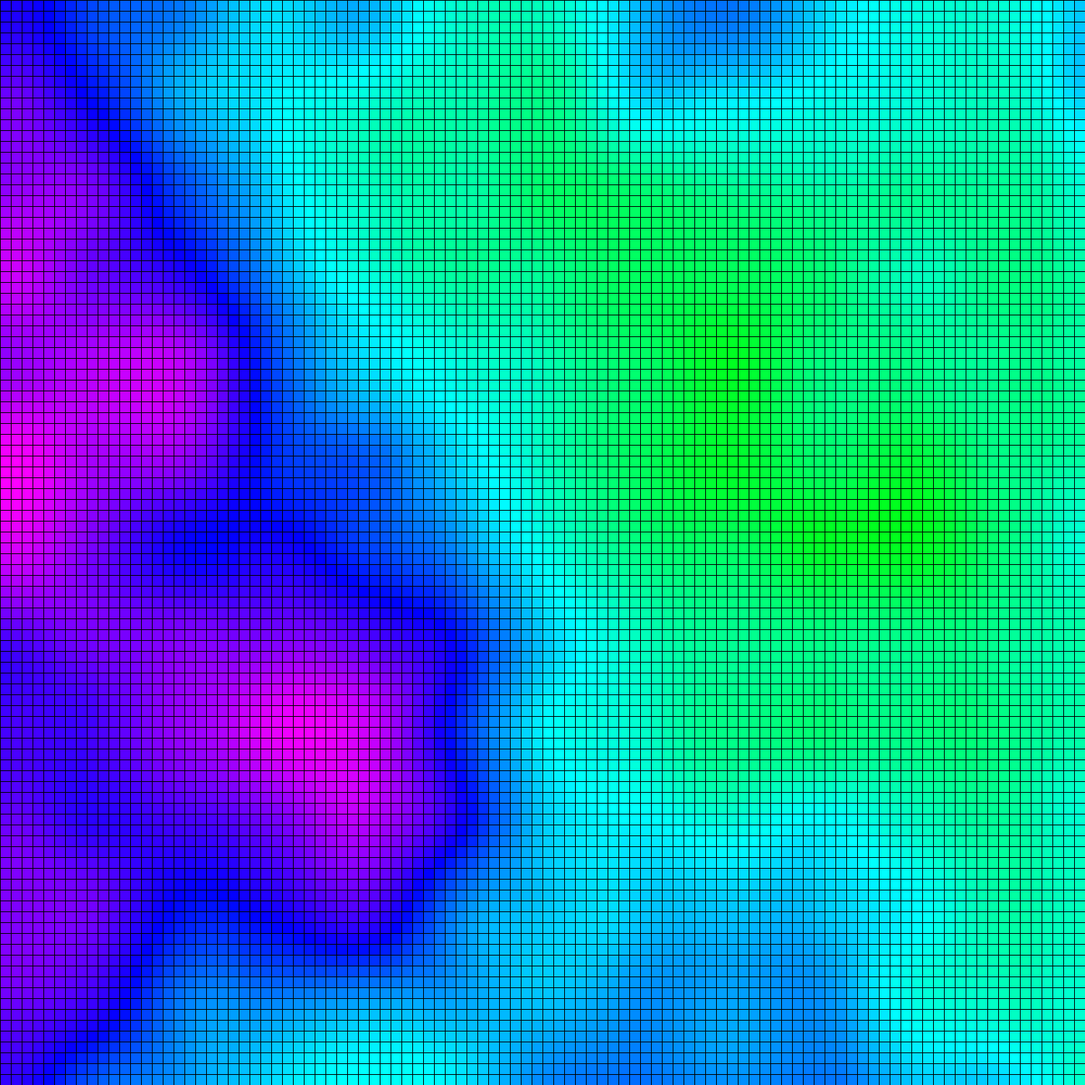
Frame 1 (no input)
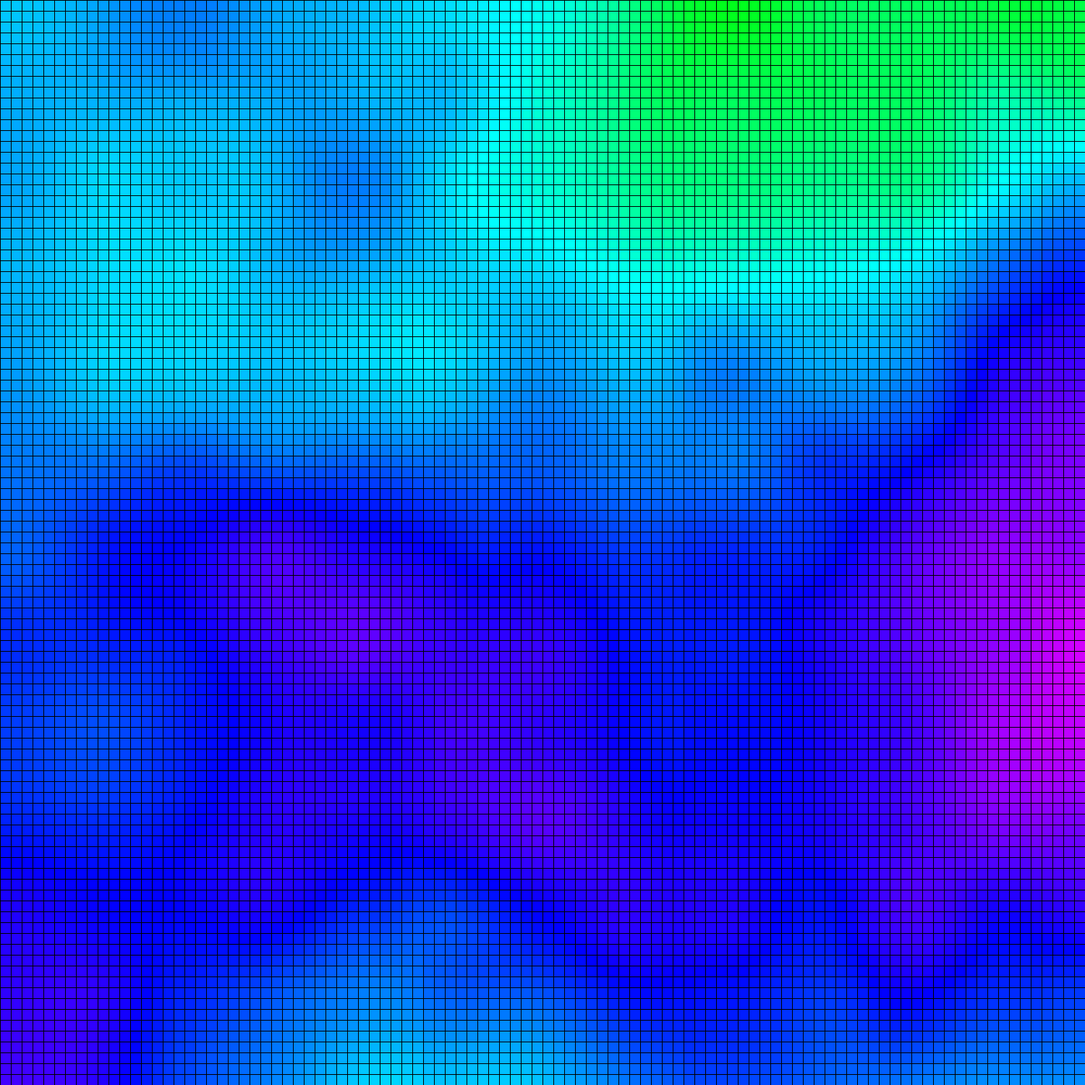
Frame 60 (the mouse pressed at the canvas centre just before this capture)
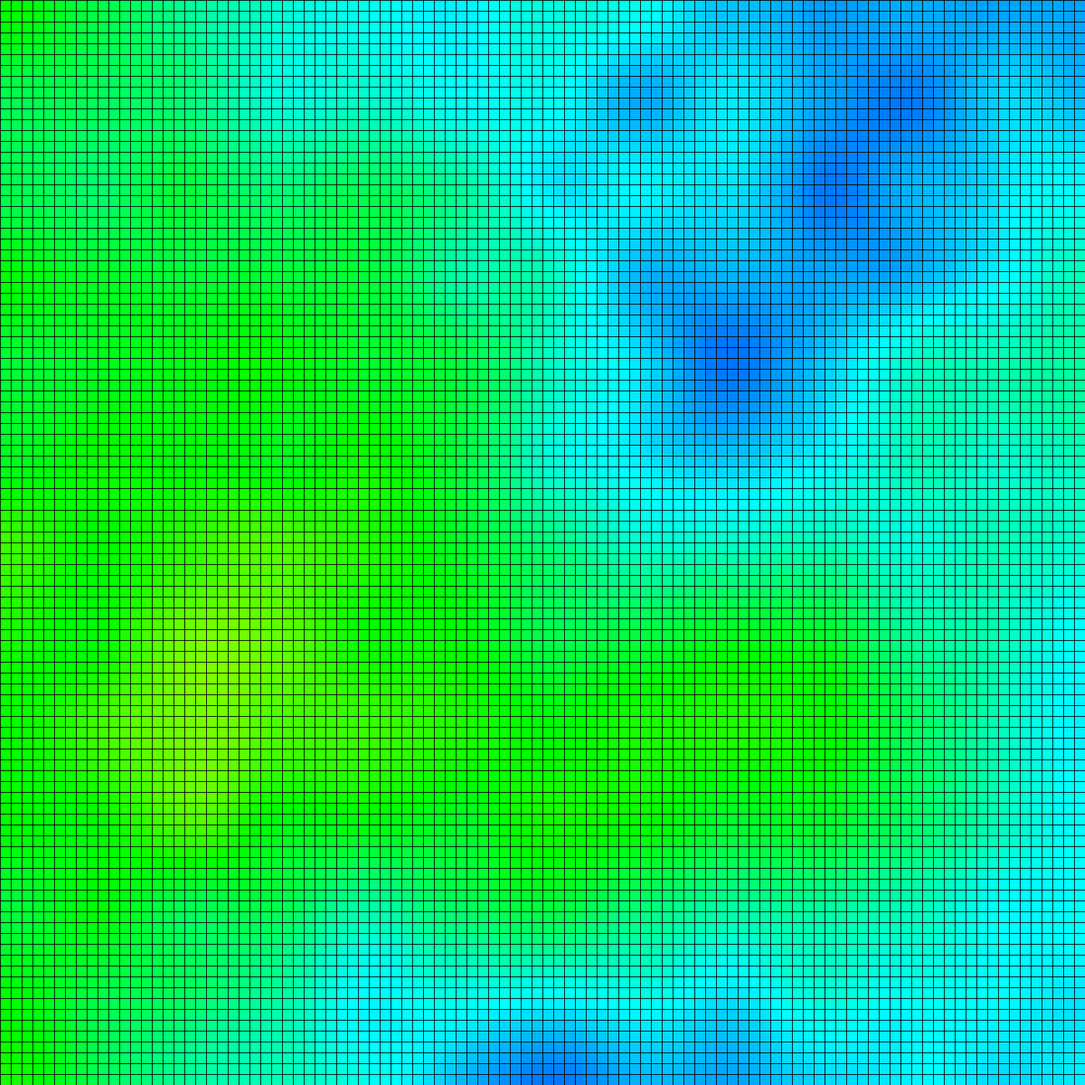
Frame 120 (the mouse held since frame 60 and released just before this capture)

The Processing sketch that drew these frames (run headless with seeded random() and noise(); from frame 60 on, the mouse is pressed at the canvas centre):

// Processing sketch: PoppySeedsOrPollen
// ── PoppySeedsOrPollen.pde
float H, scl;
float shift;
void setup(){
  shift = 0;
  H = 0;
  scl = 100;
  size(1500,1500);
  //fullScreen();
  colorMode(HSB);
  strokeWeight(1);
  background(0);
  frameRate(6000);
  
}

void draw(){
  background(0);
  for(float x = 0;x<=width;x+=width/scl){
    for(float y = 0;y<=height;y+=height/scl){
      H = noise(x/scl/10,y/scl/10,shift)*256;
      H+=millis()/5;
      H%=256;
      fill(H,255,255);
      rect(x,y,width/scl,height/scl);
    }
  }
  shift+=.02;
}
